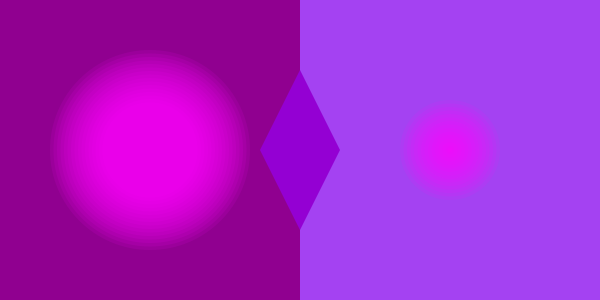
Frame 1 (no input)
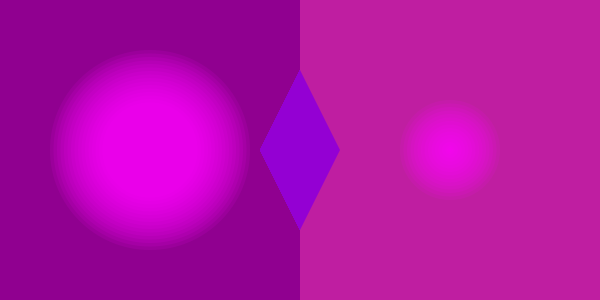
Frame 60 (the mouse pressed at the canvas centre just before this capture)
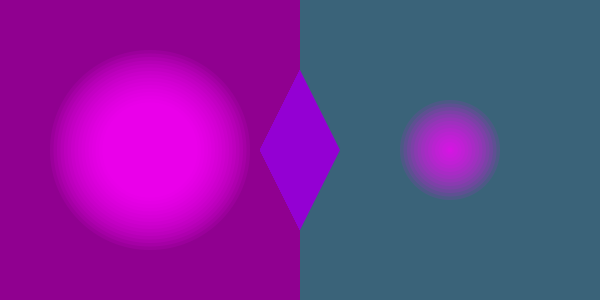
Frame 120 (the mouse held since frame 60 and released just before this capture)

The Processing sketch that drew these frames (run headless with seeded random() and noise(); from frame 60 on, the mouse is pressed at the canvas centre):

// Processing sketch: processing_171459
// ── processing_171459.pde

int R;

void setup(){
    size(600,300);
    background(#900090);
    frameRate(5);//

colorMode(RGB);
fill(255,0,255,25);
int diameter,x;
noStroke();
diameter = 200;
for(x=0; x<16; x++){
    ellipse(150,150,diameter,diameter);
    diameter = diameter - 7;
}


}


void draw(){
  fill(random(255),random(255),random(255));
  rect(300,0,600,300);



fill(#9400d3);

     beginShape();
for (int i = 0; i < 4; i++) {
if (i % 2 == 0) {
R = 40;
}
else {
R = 80;
}
vertex(width/2+R*cos(radians(90*i)), height/2+R*sin(radians(90*i)));
}
endShape(CLOSE);

colorMode(RGB);
fill(255,0,255,25);
int diameter,x;
noStroke();
diameter = 100;
for(x=0; x<16; x++){
    ellipse(450,150,diameter,diameter);
    diameter = diameter - 7;
}
}
